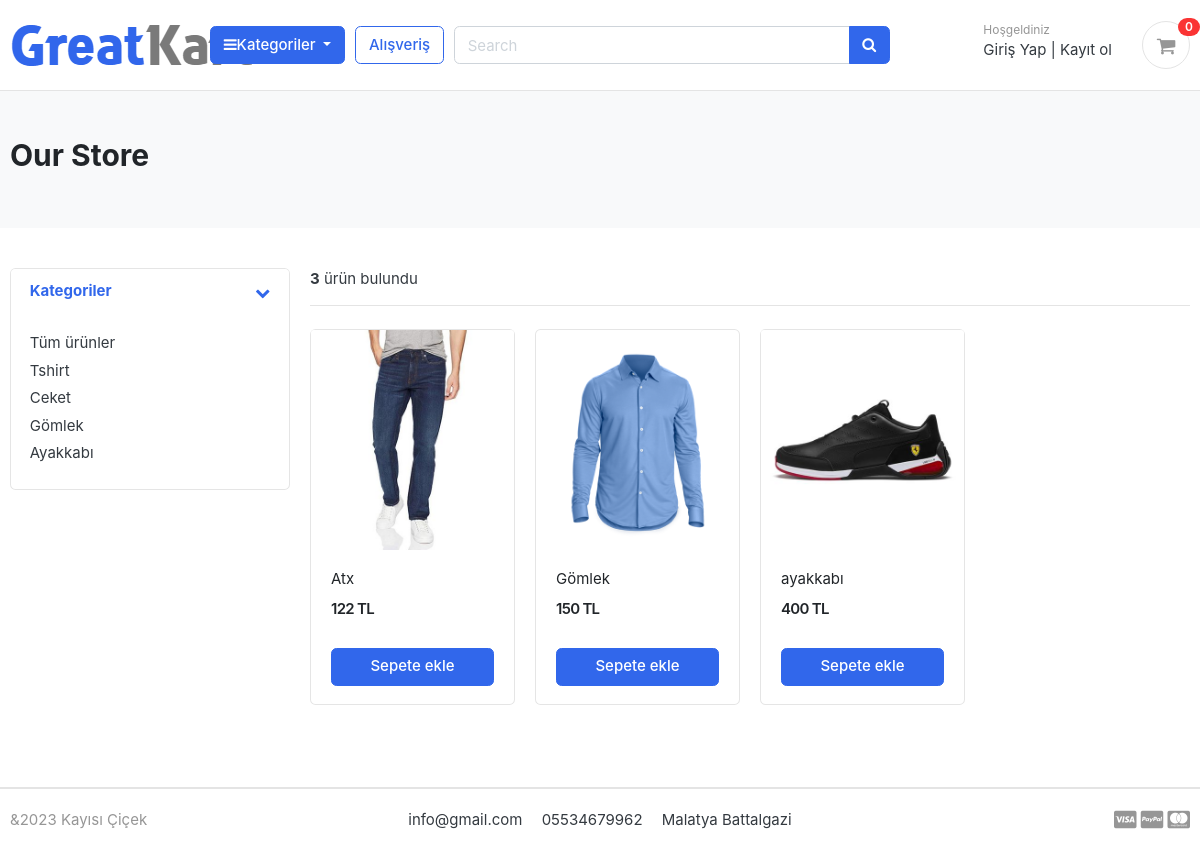
The page /store/ on the database as committed earlier.
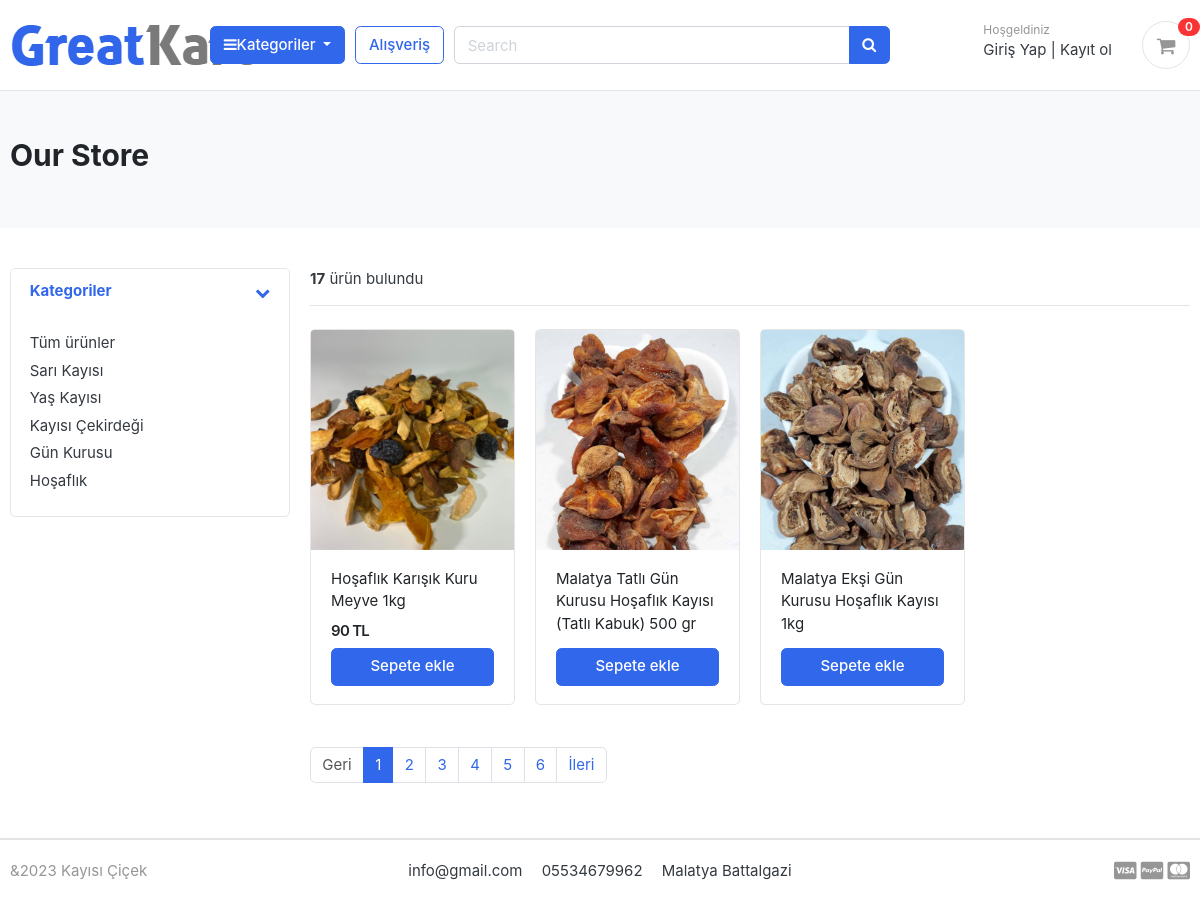
The same page on the database as committed later.
### Category/models.py (models this page shows, shortened)
class Category(models.Model):
    category_name = models.CharField(max_length=50,unique=True)
    slug = models.SlugField(max_length=100,unique=True)
    description = models.TextField(max_length=255,blank=True)
    cat_image = models.ImageField( upload_to = 'foto/categories', blank = True)
    class Meta:
        verbose_name ='category'
        verbose_name_plural = 'categories'
    def get_url(self):
            return reverse('urunler_by_category', args=[self.slug])

### store/models.py (models this page shows, shortened)
class Urunler(models.Model):
    urun_adi = models.CharField(max_length=200, unique=True)
    slug = models.SlugField(max_length=200, unique=True)
    description = models.TextField(max_length=1000, blank=True)
    fiyat = models.IntegerField()
    images = models.ImageField(upload_to='photo/urunler')
    stok = models.IntegerField()
    is_available = models.BooleanField(default=True)
    category = models.ForeignKey(Category, on_delete=models.CASCADE)
    created_date = models.DateTimeField(auto_now_add=True)
    modify_date = models.DateTimeField(auto_now=True)
    def get_url(self):
        return reverse('urun_detail', args=[self.category.slug, self.slug])

### store/views.py (the view)
# urls.py: path('store/',include('store.urls')),
def store(request,category_slug=None):
     categories = None
     urunler = None
     if category_slug !=None:
          categories = get_object_or_404(Category, slug=category_slug)
          urunler = Urunler.objects.filter(category=categories, is_available=True)
          paginator = Paginator(urunler, 1)
          page = request.GET.get('page')
          paged_products = paginator.get_page(page)
          urun_count = urunler.count()
     else:
          urunler = Urunler.objects.all().filter(is_available=True).order_by('id')
          paginator = Paginator(urunler, 3)
          page = request.GET.get('page')
          paged_products = paginator.get_page(page)
          urun_count = urunler.count()
     context = {
            'urunler':paged_products,
            'urun_count':urun_count,
        }
     return render(request, 'store/store.html',context)

### Category/context_processors.py (called while the page is built)
def menu_link(request):
    link=Category.objects.all()
    return dict(link =link)

### kartlar/context_processors.py (called while the page is built)
def sayac(request):
    kart_sayac=0
    if 'admin' in request.path:
        return {}
    else:
        try:
            kart =Kart.objects.filter(kart_id=_kart_id(request))
            if request.user.is_authenticated:
                kart_items = KartItem.objects.all().filter(user=request.user)
            else:
                kart_items = KartItem.objects.all().filter(kart=kart[:1])
            for kart_item in kart_items:
                kart_sayac += kart_item.Miktar
        except Kart.DoesNotExist:
            kart_sayac =0
    return dict(kart_sayac=kart_sayac)

### kartlar/views.py (called while the page is built)
def _kart_id(request):
    kart = request.session.session_key
    if not kart:
        kart = request.session.create()
    return kart

### templates/store/store.html
{% extends 'base.html' %}
{% load static %}
{% block content  %}
<section class="section-pagetop bg">
    <div class="container">
        {% if 'search' in request.path %}
          <h2 class="title-page">arama Store</h2>
        {% else %}
          <h2 class="title-page">Our Store</h2>
        {% endif %}
    </div>
    </section>
<section class="section-content padding-y">
    <div class="container">
    <div class="row">
        <aside class="col-md-3">
    <div class="card">
        <article class="filter-group">
            <header class="card-header">
                <a href="#" data-toggle="collapse" data-target="#collapse_1" aria-expanded="true" class="">
                    <i class="icon-control fa fa-chevron-down"></i>
                    <h6 class="title">Kategoriler</h6>
                </a>
            </header>
            <div class="filter-content collapse show" id="collapse_1" style="">
                <div class="card-body">
                    <ul class="list-menu">
                        <li><a href="{% url 'store' %}">Tüm ürünler</a></li>
                        {% for category in link %}
                    <li><a href="{{category.get_url}}">{{category.category_name}}</a></li>
                       {% endfor %}
                    </ul>
                </div>
            </div>
        </article>
    </div>
        </aside>
        <main class="col-md-9">
    <header class="border-bottom mb-4 pb-3">
            <div class="form-inline">
                <span class="mr-md-auto"><b> {{urun_count}}</b> ürün bulundu </span>
            </div>
    </header>
    <div class="row">
        {% if urunler %}
        {% for urun in urunler %}
        <div class="col-sm-3">
            <figure class="card card-product-grid">
                <div class="img-wrap">
                    <a href="{{urun.get_url}}"><img src="{{urun.images.url}}" width="100" height="100"></a>
                </div>
                <figcaption class="info-wrap">
                    <div class="fix-height">
                        <a href="{{urun.get_url}}" class="title">{{urun.urun_adi}}</a>
                        <div class="price-wrap mt-2">
                            <span class="price">{{urun.fiyat}} TL</span>
                        </div>
                    </div>
                    <a href="{{urun.get_url}}" class="btn btn-block btn-primary">Sepete ekle </a>
                </figcaption>
            </figure>
        </div>
        {% endfor %}
        {% else %}
        <div>
            <h2>Sonuç bulunamadı</h2>
        </div>
        {% endif %}
    </div>
    <nav class="mt-4" aria-label="Page navigation sample">
        {% if urunler.has_other_pages %}
          <ul class="pagination">
                {% if urunler.has_previous %}
            <li class="page-item"><a class="page-link" href="?page={{urunler.previous_page_number}}">Geri</a></li>
                {% else %}
                <li class="page-item disabled"><a class="page-link" href="#">Geri</a></li>
                {% endif %}
                {% for i in urunler.paginator.page_range %}
                    {% if urunler.number == i %}
                    <li class="page-item active"><a class="page-link" href="#">{{i}}</a></li>
                    {% else %}
                        <li class="page-item"><a class="page-link" href="?page={{i}}">{{i}}</a></li>
                    {% endif %}
            {% endfor %}
                {% if urunler.has_next %}
                <li class="page-item"><a class="page-link" href="?page={{urunler.next_page_number}}">İleri</a></li>
                {% else %}
                    <li class="page-item disabled"><a class="page-link" href="#">İleri</a></li>
                {% endif %}
          </ul>
        {% endif %}
    </nav>
        </main>
    </div>
    </div>
    </section>
    {% endblock  %}

### templates/base.html (shortened to what this page needs)
{% load static %}
<!DOCTYPE HTML>
<html lang="en">
<head>
<link href="{% static 'css/bootstrap.css' %}" rel="stylesheet" type="text/css"/>
<link href="{% static 'fonts/fontawesome/css/all.min.css' %}" type="text/css" rel="stylesheet">
<link href="{% static 'css/ui.css' %}" rel="stylesheet" type="text/css"/>
<link href="{% static 'css/responsive.css' %}" rel="stylesheet" media="only screen and (max-width: 1200px)" />
<link href="{% static 'css/musteri.css' %}" rel="stylesheet" type="text/css"/>
<link rel="stylesheet" href="https://cdnjs.cloudflare.com/ajax/libs/font-awesome/4.7.0/css/font-awesome.min.css">
</head>
<body>
  {% include 'include/navbar.html' %}
  {% block content %}{% endblock %}
{% include 'include/footer.html' %}

### templates/include/navbar.html (shortened to what this page needs)
{% load static %}
<header class="section-header">
    <section class="header-main border-bottom">
        <div class="container">
    <div class="row align-items-center">
        <div class="col-lg-2 col-md-3 col-6">
            <a href="{% url 'home' %}" class="brand-wrap">
                <img class="b" src="{% static './images/logo.png'%}">
            </a>
        </div>
        <div class="col-lg col-sm col-md col-6 flex-grow-0">
            <div class="category-wrap dropdown d-inline-block float-right">
                <button type="button" class="btn btn-primary dropdown-toggle" data-toggle="dropdown">
                    <i class="fa fa-bars"></i>Kategoriler
                </button>
            </div>
        </div>
        <a href="{% url 'store' %}" class="btn btn-outline-primary">Alışveriş</a>
        <div class="col-lg  col-md-3 col-sm-6 col">
            <form action="{% url 'search' %}" class="search" method ='GET'>
                <div class="input-group w-100">
                    <input type="text" class="form-control" style="width:30%;" placeholder="Search" name = "keyword">
                    <div class="input-group-append">
                      <button class="btn btn-primary" type="submit">
                        <i class="fa fa-search"></i>
                      </button>
                    </div>
                </div>
            </form>
        </div>
        <div class="col-lg-3 col-sm-6 col-8 order-2 order-lg-3">
                    <div class="d-flex justify-content-end mb-3 mb-lg-0">
                        {% if user.id is None %}
                        <div class="widget-header">
                            <small class="title text-muted">Hoşgeldiniz</small>
                            <div>
                                <a href="{% url 'login' %}">Giriş Yap</a> <span class="dark-transp"> | </span>
                                <a href="{% url 'register' %}"> Kayıt ol</a>
                            </div>
                        </div>
                        {% endif %}
                        <a href="{% url 'kart' %}" class="widget-header pl-3 ml-3">
                            <div class="icon icon-sm rounded-circle border"><i class="fa fa-shopping-cart"></i></div>
                            <span class="badge badge-pill badge-danger notify">{{kart_sayac}}</span>
                        </a>
                    </div>
                </div>
    </div>
        </div>
    </section>
    </header>

### templates/include/footer.html (shortened to what this page needs)
<footer class="section-footer border-top">
	<div class="container">
		<section class="footer-bottom border-top row">
			<div class="col-md-2">
				<p class="text-muted"> &2023 Kayısı Çiçek </p>
			</div>
			<div class="col-md-8 text-md-center">
				<span  class="px-2">info@gmail.com</span>
				<span  class="px-2">05534679962</span>
				<span  class="px-2">Malatya Battalgazi</span>
			</div>
			<div class="col-md-2 text-md-right text-muted">
				<i class="fab fa-lg fa-cc-visa"></i>
				<i class="fab fa-lg fa-cc-paypal"></i>
				<i class="fab fa-lg fa-cc-mastercard"></i>
			</div>
		</section>
	</div>
</footer>
</body>
</html>

### static/css/ui.css (style rules this page uses)
html { font-family: "Inter", sans-serif; font-size: 15px; }
.img-wrap { text-align: center; display: block; }
.img-wrap img { max-width: 100%; }
.price-wrap { letter-spacing: -0.7px; }
.icon-xs, .icon-sm, .icon-md, .icon-lg { display: inline-block; text-align: center; flex-shrink: 0; flex-grow: 0; }
.icon-sm { width: 48px; height: 48px; line-height: 48px !important; font-size: 20px; }
.padding-y { padding-top: 40px; padding-bottom: 40px; }
figure { margin-bottom: 0; }
article:after, .form-group:after { display: block; clear: both; content: ""; }
.bg { background-color: #f8f9fa; }
.title-page { color: #212529; }
.b { font-weight: 600; }
p:last-child { margin-bottom: 0; }
.header-main { position: relative; padding-top: 1rem; padding-bottom: 1rem; }
.widget-header { display: inline-block; vertical-align: middle; position: relative; }
.widget-header a { color: #343a40; }
.widget-header i { color: #969696; }
.widget-header .title { display: block; }
.widget-header .notify { position: absolute; top: -3px; right: -10px; }
.footer-bottom { padding-top: 20px; padding-bottom: 20px; }
[class*=list-] li:after { visibility: hidden; display: block; content: ""; overflow: hidden; height: 0; clear: both; }
.list-menu { list-style: none; margin: 0; padding-left: 0; }
.list-menu li { margin-bottom: 5px; }
.list-menu a { color: #343a40; }
[class*=card-product] a.title { color: #212529; display: block; }
[class*=card-product] .img-wrap { overflow: hidden; position: relative; }
[class*=card-product] .img-wrap img { height: 100%; max-width: 100%; width: auto; display: inline-block; -o-object-fit: cover; object-fit: cover; }
.card-product-grid { margin-bottom: 20px; }
.card-product-grid .img-wrap { border-radius: 0.2rem 0.2rem 0 0; height: 220px; }
.card-product-grid .info-wrap { overflow: hidden; padding: 18px 20px; }
.card-product-grid .fix-height { height: 80px; overflow: hidden; }
.card .img-wrap { overflow: hidden; }
.notify { position: absolute; top: -4px; right: -10px; display: inline-block; padding: 0.25em 0.6em; font-size: 12px; line-height: 1; text-align: center; border-radius: 3rem; color: #fff; background-color: #fa3434; }
.price { font-weight: 600; color: #212529; }
.icon-control { margin-top: 5px; float: right; font-size: 80%; }
.card-header .title { margin-bottom: 0; line-height: 1.5; }
.filter-group { border-bottom: 1px solid #e4e4e4; }
.filter-group .card-header { border-bottom: 0; }
.filter-group:last-child { border-bottom: 0; }
.section-pagetop { padding: 45px 0; }

Rows that differ between the two databases and show on the page:
removed Category: category_name "Tshirt"
removed Category: category_name "Ceket"
removed Category: category_name "Gömlek"
removed Category: category_name "Ayakkabı"
removed Urunler: images (picture), urun_adi "Atx", fiyat "122"
removed Urunler: images (picture), urun_adi "Gömlek", fiyat "150"
removed Urunler: images (picture), urun_adi "ayakkabı", fiyat "400"
added Category: category_name "Sarı Kayısı"
added Category: category_name "Yaş Kayısı"
added Category: category_name "Kayısı Çekirdeği"
added Category: category_name "Gün Kurusu"
added Category: category_name "Hoşaflık"
added Urunler: images (picture), urun_adi "Hoşaflık Karışık Kuru Meyve 1kg", fiyat "90"
added Urunler: images (picture), urun_adi "Malatya Tatlı Gün Kurusu Hoşaflık Kayısı (Tatlı Kabuk) 500 gr"
added Urunler: images (picture), urun_adi "Malatya Ekşi Gün Kurusu Hoşaflık Kayısı 1kg"
Other text that changed with them:
{{ urun_count }}: "3" → "17"
text now shown: "Geri İleri"
new list line: "1"
new list line: "2"
new list line: "3"
new list line: "4"
new list line: "5"
new list line: "6"
